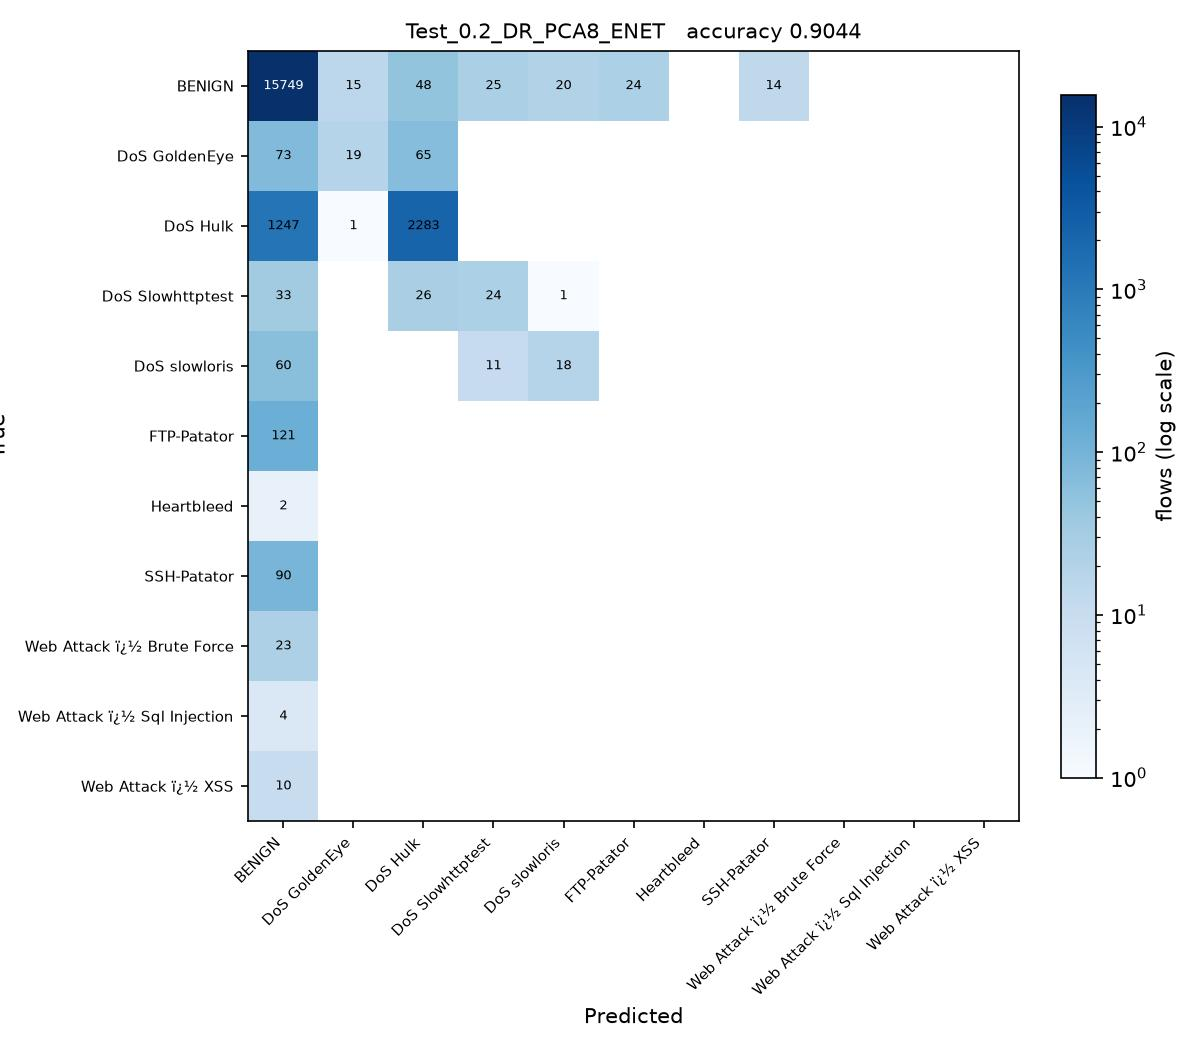

Here is the Python script that generated this plot:
# Test_0.2_DR_PCA8_ENET.py
#
# Test size 0.2  |  PCA, 8 components  |  Elastic Net -> SGDClassifier(penalty='elasticnet') (sheet #5)
#
# This is SGDC_60_40.py with the changes marked CHANGE below and nothing else.
#
# Sheet entry 5 is ElasticNet(alpha=0.1, l1_ratio=0.5), a regressor. The
# elasticnet penalty and l1_ratio=0.5 are carried over exactly; alpha is left
# at the SGDClassifier default for the same reason as entry 4.

import os
from pathlib import Path

# CHANGE 1: run from the project folder, so the CSV names below resolve, and
# read them as latin-1. The Web Attack labels contain byte 0x96, which the
# default utf-8 decoder rejects with UnicodeDecodeError.
os.chdir(Path(__file__).resolve().parent.parent)
import numpy as np
import pandas as pd

df1 = pd.read_csv(r'C:\Users\Karthika\OneDrive\Desktop\ACN_PCA_75_Runs\Scripts\Tuesday-WorkingHours.pcap_ISCX (1).csv', low_memory=True, encoding='latin-1')
df2 = pd.read_csv(r'C:\Users\Karthika\OneDrive\Desktop\ACN_PCA_75_Runs\Scripts\Wednesday-workingHours.pcap_ISCX.csv', low_memory=True, encoding='latin-1')
df3 = pd.read_csv(r'C:\Users\Karthika\OneDrive\Desktop\ACN_PCA_75_Runs\Scripts\Thursday-WorkingHours-Morning-WebAttacks.pcap_ISCX.csv', low_memory=True, encoding='latin-1')

dataset = pd.concat([df1, df2, df3], ignore_index=True)

dataset.columns = dataset.columns.str.strip()

# CHANGE 2: a stratified sample of 100000 flows, the same for every run.
# The full three captures hold about 1.3 million flows, which makes 75 runs
# impractical. At least 50 flows of every class are kept.
label = dataset.columns[-1]
dataset = pd.concat(
    [g.sample(n=min(len(g), max(50, round(100000 * len(g) / len(dataset)))), random_state=0)
     for _, g in dataset.groupby(label)],
    ignore_index=True
)

X = dataset.iloc[:, :-1]
y = dataset.iloc[:, -1]

X = X.apply(pd.to_numeric, errors='coerce')

X.replace([np.inf, -np.inf], np.nan, inplace=True)

from sklearn.impute import SimpleImputer

imputer = SimpleImputer(missing_values=np.nan, strategy='mean')
X = imputer.fit_transform(X)

from sklearn.preprocessing import LabelEncoder

labelencoder_y = LabelEncoder()
y = labelencoder_y.fit_transform(y)

from sklearn.model_selection import train_test_split

X_train, X_test, y_train, y_test = train_test_split(
    X,
    y,
    test_size=0.2,   # CHANGE 3: test size
    random_state=0,
    stratify=y
)

# CHANGE 4: PCA, from PCA_LDA_KErnel_PCA_CODE.pdf (fitted on training data only).
# PCA follows the directions of largest variance, so the features have to be on
# a common scale first, otherwise the components just track whichever column has
# the biggest units. The scaler is fitted on the training split only.
from sklearn.preprocessing import StandardScaler
from sklearn.decomposition import PCA

scaler = StandardScaler()
X_train = scaler.fit_transform(X_train)
X_test = scaler.transform(X_test)

pca = PCA(n_components=8)
X_train = pca.fit_transform(X_train)          # no labels: PCA is unsupervised
X_test = pca.transform(X_test)
print("\nVariance explained by 8 components : {:.4f}".format(pca.explained_variance_ratio_.sum()))

# CHANGE 5: Elastic Net -> SGDClassifier(penalty='elasticnet') (sheet #5) in place of SGDClassifier
from sklearn.linear_model import SGDClassifier

classifier = SGDClassifier(
    loss='hinge',
    penalty='elasticnet',
    l1_ratio=0.5,
    alpha=0.0001,
    max_iter=1000,
    tol=1e-3,
    random_state=0
)

classifier.fit(X_train, y_train)

y_pred = classifier.predict(X_test) 

from sklearn.metrics import confusion_matrix
from sklearn.metrics import accuracy_score
from sklearn.metrics import precision_score
from sklearn.metrics import recall_score
from sklearn.metrics import f1_score
from sklearn.metrics import classification_report

cm = confusion_matrix(y_test, y_pred)

print("Confusion Matrix:\n")
print(cm)

print("\nAccuracy : {:.4f}".format(accuracy_score(y_test, y_pred)))
print("\nPrecision : {:.4f}".format(precision_score(y_test, y_pred, average='weighted')))
print("\nRecall : {:.4f}".format(recall_score(y_test, y_pred, average='weighted')))
print("\nF1 Score : {:.4f}".format(f1_score(y_test, y_pred, average='weighted')))

print("\nClassification Report:\n")
print(classification_report(y_test, y_pred))
# CHANGE 6: save the confusion matrix as Test_0.2_DR_PCA8_ENET.jpg and record the result
import matplotlib
matplotlib.use('Agg')
import matplotlib.pyplot as plt
from matplotlib.colors import LogNorm

here = Path(__file__).resolve().parent
names = [str(c) for c in labelencoder_y.classes_]
fig, ax = plt.subplots(figsize=(8, 7))
im = ax.imshow(cm, cmap='Blues', norm=LogNorm(vmin=1))
ax.set_xticks(range(len(names)), names, rotation=45, ha='right', fontsize=7)
ax.set_yticks(range(len(names)), names, fontsize=7)
ax.set_xlabel('Predicted')
ax.set_ylabel('True')
ax.set_title('Test_0.2_DR_PCA8_ENET   accuracy {:.4f}'.format(accuracy_score(y_test, y_pred)), fontsize=10)
for i in range(cm.shape[0]):
    for j in range(cm.shape[1]):
        if cm[i, j]:
            ax.text(j, i, cm[i, j], ha='center', va='center', fontsize=6,
                    color='white' if cm[i, j] > cm.max() / 3 else 'black')
fig.colorbar(im, ax=ax, fraction=0.04, label='flows (log scale)')
fig.tight_layout()
fig.savefig(here / 'Test_0.2_DR_PCA8_ENET.jpg', dpi=150)
plt.close(fig)

row = pd.DataFrame([{
    'Test': 0.2, 'DR': 'PCA8', 'Clas': 'ENET',
    'Acc': round(accuracy_score(y_test, y_pred), 4),
    'Pre': round(precision_score(y_test, y_pred, average='weighted', zero_division=0), 4),
    'Rec': round(recall_score(y_test, y_pred, average='weighted', zero_division=0), 4),
    'F1': round(f1_score(y_test, y_pred, average='weighted', zero_division=0), 4),
    'script': 'Test_0.2_DR_PCA8_ENET',
}])
out = here.parent / 'results' / '75_runs.csv'
out.parent.mkdir(exist_ok=True)
if out.exists():
    old = pd.read_csv(out)
    row = pd.concat([old[old['script'] != 'Test_0.2_DR_PCA8_ENET'], row], ignore_index=True)
row.to_csv(out, index=False)
